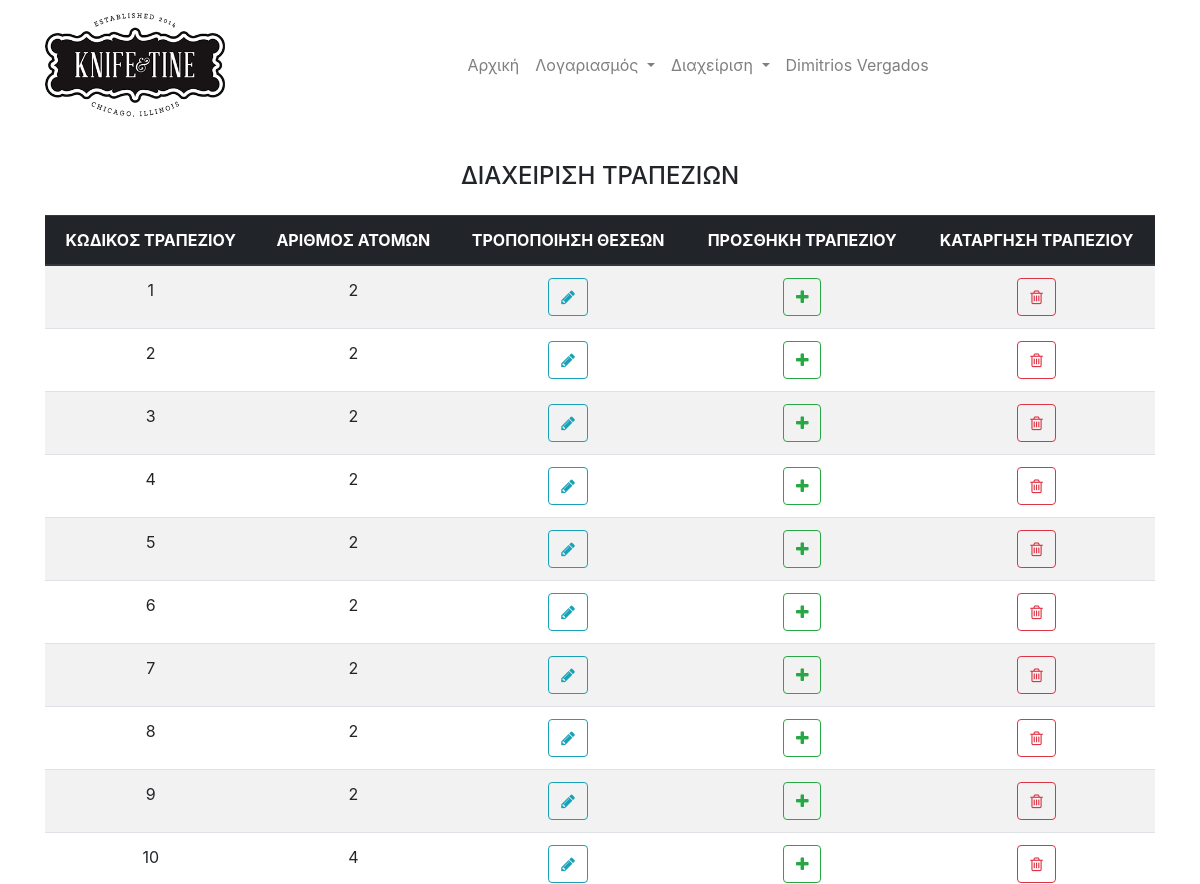
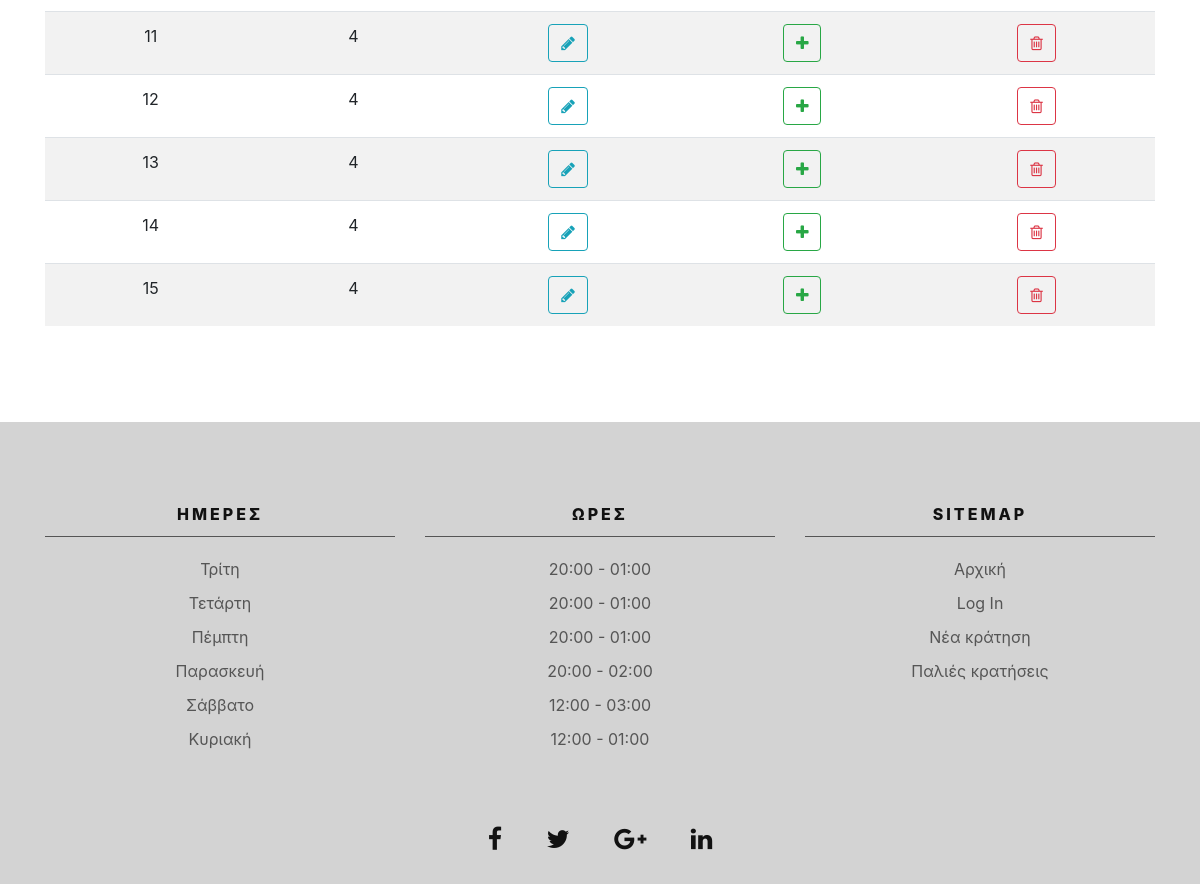
The page /tab_management.php (signed in) on the database its author committed (2 pictures, top to bottom).
### tables this page shows
CREATE TABLE IF NOT EXISTS `tables` (
  `id` tinyint(1) NOT NULL AUTO_INCREMENT,
  `people` tinyint(1) NOT NULL,
  PRIMARY KEY (`id`)
);

### tab_management.php (the view, shortened to what this page needs)
<?php require('db_connect.php');
    ?>
<!doctype html>
<html>
<?php include('header.php'); ?>
<body>
<?php include ('navigation.php'); ?>
<section id="dashboard" class="main">
<div class="container pt-2 pb-5">
<h4 class="text-center pb-3">ΔΙΑΧΕΙΡΙΣΗ ΤΡΑΠΕΖΙΩΝ</h4>
<table  id="tables" class="table table-striped text-center mb-5">
<thead class="thead-dark">
<tr>
<th scope="col">ΚΩΔΙΚΟΣ ΤΡΑΠΕΖΙΟΥ</th>
<th scope="col">ΑΡΙΘΜΟΣ ΑΤΟΜΩΝ</th>
<th scope="col">ΤΡΟΠΟΠΟΙΗΣΗ ΘΕΣΕΩΝ</th>
<th scope="col">ΠΡΟΣΘΗΚΗ ΤΡΑΠΕΖΙΟΥ</th>
<th scope="col">ΚΑΤΑΡΓΗΣΗ ΤΡΑΠΕΖΙΟΥ</th>
</tr>
</thead>
<tbody>
<?php
$tables = $conn->query("SELECT id, people FROM tables");
	if($tables->num_rows > 0):
		while($row_tab = $tables->fetch_assoc()):
?>
<tr>
<td><?= $row_tab['id']; ?></td>
<td><?= $row_tab['people']; ?></td>
<td><button type="button" class="btn btn-outline-info" data-toggle="modal" data-target="#editab<?= $row_tab['id']; ?>"><i class="fa fa-pencil" aria-hidden="true"></i></button></td>
<td><button type="button" class="btn btn-outline-success" data-toggle="modal" data-target="#addtab"><i class="fa fa-plus" aria-hidden="true"></i></button></td>
<td><button type="button" class="btn btn-outline-danger" data-toggle="modal" data-target="#deltab<?= $row_tab['id']; ?>"><i class="fa fa-trash-o" aria-hidden="true"></i></button></td>
</tr>
<?php 	endwhile;
	endif; ?>
</tbody>
</table>
</div>
<?php include('footer.php') ?>
</body>
</html>

### styles.css (style rules this page uses)
.main { margin-top: 130px; }

### rows shown on the page
tables: id "1", people "2"
tables: id "2", people "2"
tables: id "3", people "2"
tables: id "4", people "2"
tables: id "5", people "2"
tables: id "6", people "2"
tables: id "7", people "2"
tables: id "8", people "2"
tables: id "9", people "2"
tables: id "10", people "4"
tables: id "11", people "4"
tables: id "12", people "4"
tables: id "13", people "4"
tables: id "14", people "4"
tables: id "15", people "4"

### other values the page prints
$_SESSION['fname'] "Dimitrios"
$_SESSION['lname'] "Vergados"
$day[$i] "Τρίτη"
$day[$i] "Τετάρτη"
$day[$i] "Πέμπτη"
$day[$i] "Παρασκευή"
$day[$i] "Σάββατο"
$day[$i] "Κυριακή"
date('H:i', strtotime($open_at[$i])) "20:00"
date('H:i', strtotime($close_at[$i])) "01:00"
date('H:i', strtotime($close_at[$i])) "02:00"
date('H:i', strtotime($open_at[$i])) "12:00"
date('H:i', strtotime($close_at[$i])) "03:00"
